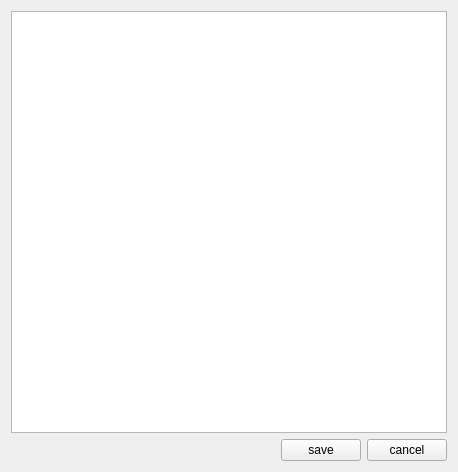
<?xml version="1.0" encoding="UTF-8"?>
<ui version="4.0">
 <class>Form</class>
 <widget class="QWidget" name="Form">
  <property name="geometry">
   <rect>
    <x>0</x>
    <y>0</y>
    <width>458</width>
    <height>472</height>
   </rect>
  </property>
  <property name="windowTitle">
   <string>Form</string>
  </property>
  <layout class="QVBoxLayout" name="verticalLayout">
   <item>
    <widget class="QPlainTextEdit" name="textEdit"/>
   </item>
   <item>
    <layout class="QHBoxLayout" name="horizontalLayout">
     <item>
      <spacer name="horizontalSpacer">
       <property name="orientation">
        <enum>Qt::Horizontal</enum>
       </property>
       <property name="sizeHint" stdset="0">
        <size>
         <width>40</width>
         <height>20</height>
        </size>
       </property>
      </spacer>
     </item>
     <item>
      <widget class="QPushButton" name="saveButton">
       <property name="text">
        <string>save</string>
       </property>
      </widget>
     </item>
     <item>
      <widget class="QPushButton" name="cancelButton">
       <property name="text">
        <string>cancel</string>
       </property>
      </widget>
     </item>
    </layout>
   </item>
  </layout>
 </widget>
 <resources/>
 <connections/>
</ui>
